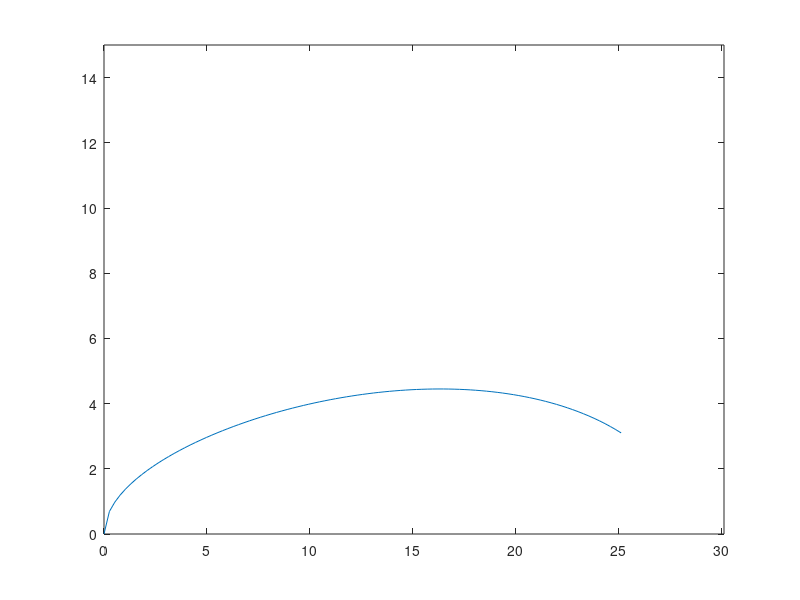

This chart was generated by the following MATLAB code:
rho_1 = 10;
rho_2 = 12;
gamma = 0.05;
g = 20;

k_int = ((g*(rho_2 - rho_1))/gamma)^(0.5);
fprintf(num2str(k_int))
fprintf("\n")

k = 0:pi/12:8*pi;

res = real(((g.*k.*(rho_2 - rho_1)-gamma.*(k.^3))./(rho_1 + rho_2)).^(0.5));

figure;
plot(k,res)
% plot(2*pi,0,'o')
% plot(4*pi,0,'o')
% plot(8*pi,0,'o')
xmax = max(k)+5;
xlim([0 xmax])
ylim([0 15])